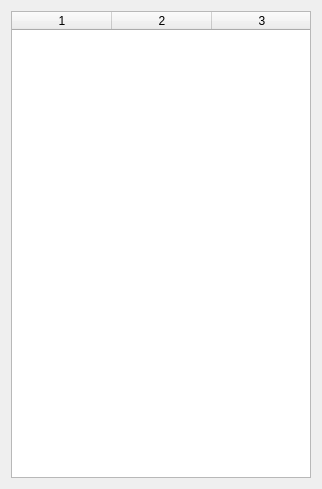
<?xml version="1.0" encoding="UTF-8"?>
<ui version="4.0">
 <class>TestsBrowser</class>
 <widget class="QWidget" name="TestsBrowser">
  <property name="geometry">
   <rect>
    <x>0</x>
    <y>0</y>
    <width>322</width>
    <height>489</height>
   </rect>
  </property>
  <property name="windowTitle">
   <string>Tests Browser</string>
  </property>
  <layout class="QVBoxLayout" name="verticalLayout">
   <item>
    <widget class="QTableWidget" name="tb_sets">
     <property name="verticalScrollBarPolicy">
      <enum>Qt::ScrollBarAsNeeded</enum>
     </property>
     <property name="horizontalScrollBarPolicy">
      <enum>Qt::ScrollBarAlwaysOff</enum>
     </property>
     <property name="columnCount">
      <number>3</number>
     </property>
     <attribute name="horizontalHeaderDefaultSectionSize">
      <number>100</number>
     </attribute>
     <attribute name="horizontalHeaderMinimumSectionSize">
      <number>50</number>
     </attribute>
     <attribute name="verticalHeaderDefaultSectionSize">
      <number>20</number>
     </attribute>
     <attribute name="verticalHeaderMinimumSectionSize">
      <number>20</number>
     </attribute>
     <column/>
     <column/>
     <column/>
    </widget>
   </item>
  </layout>
 </widget>
 <resources/>
 <connections/>
</ui>
